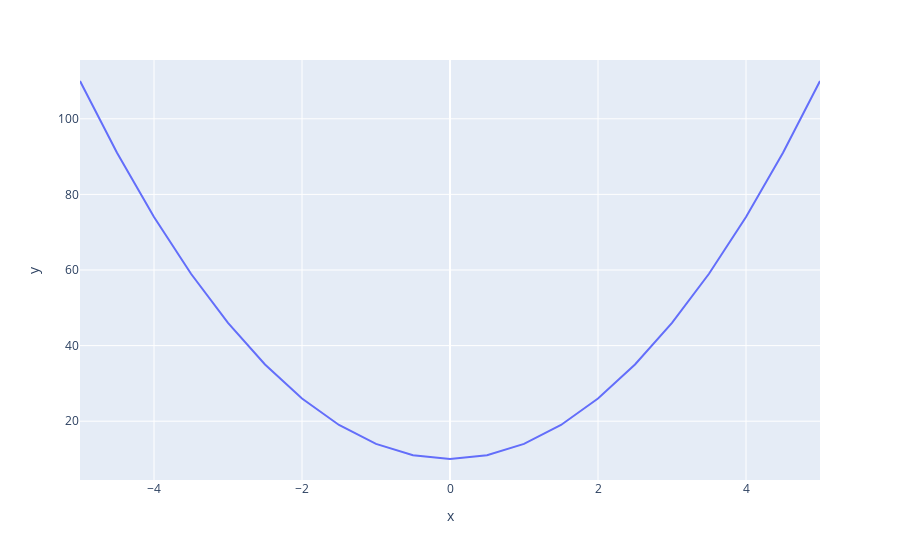

Notebook cell for this chart:
### Code cell
x= [-5, -4.5, -4, -3.5, -3, -2.5, -2, -1.5, -1, -0.5, 0, 0.5, 1, 1.5, 2, 2.5, 3, 3.5, 4, 4.5, 5]
y= [110, 91, 74, 59, 46, 35, 26, 19, 14, 11, 10, 11, 14, 19, 26, 35, 46, 59, 74, 91, 110]
fig = px.line(x=x, y=y)
fig.show()

### Figure 1 — Plotly figure (JSON) as saved in the notebook; plotly's stock layout.template omitted (floating-point values rounded to 4 significant figures)
{"data": [{"hovertemplate": "x=%{x}<br>y=%{y}<extra></extra>", "legendgroup": "", "line": {"color": "#636efa", "dash": "solid"}, "marker": {"symbol": "circle"}, "mode": "lines", "name": "", "orientation": "v", "showlegend": false, "type": "scatter", "x": [-5, -4.5, -4, -3.5, -3, -2.5, -2, -1.5, -1, -0.5, 0, 0.5, 1, 1.5, 2, 2.5, 3, 3.5, 4, 4.5, 5], "xaxis": "x", "y": [110, 91, 74, 59, 46, 35, 26, 19, 14, 11, 10, 11, 14, 19, 26, 35, 46, 59, 74, 91, 110], "yaxis": "y"}], "layout": {"legend": {"tracegroupgap": 0}, "margin": {"t": 60}, "xaxis": {"anchor": "y", "domain": [0, 1], "title": {"text": "x"}}, "yaxis": {"anchor": "x", "domain": [0, 1], "title": {"text": "y"}}}}
